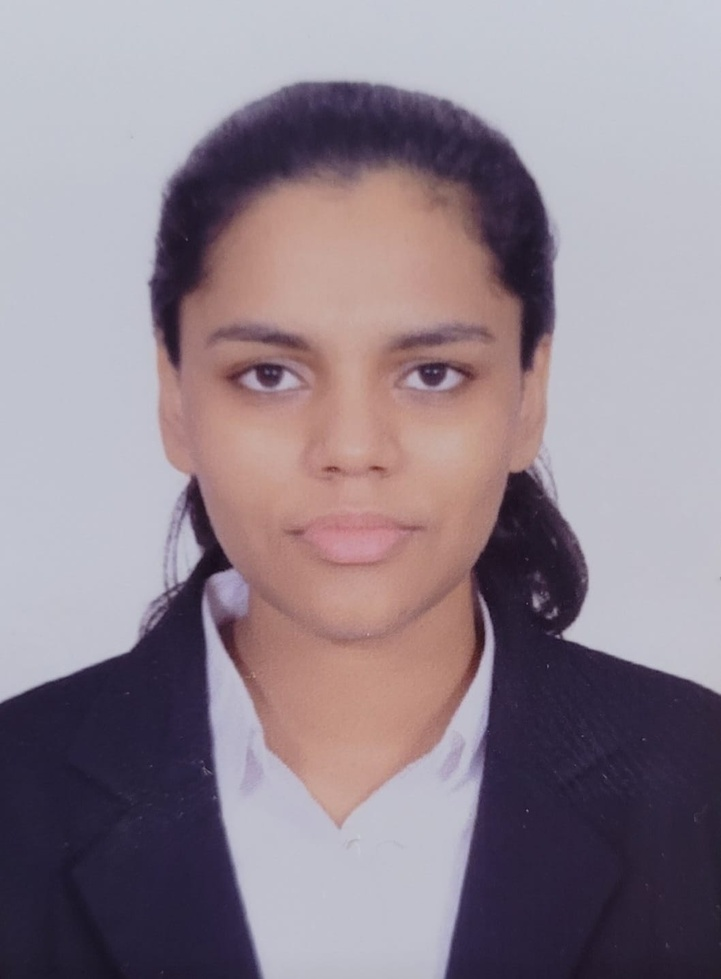
#> input picture Fall_2023/Project1/Part2/Project 1 Part 2 Download Sep 29, 2023 943 AM/298063-1939611 - Akanksha Ashokrao Bable - Sep 25, 2023 606 PM/Image.jpg, 721 x 979 px, shrunk from 1058 x 1438 before the run, given in place of image.png, which was not available
$ jupyter execute project.ipynb
#> lines starting #> are read from the running program, lines starting #| are printed output that depends on the picture; after the words box and inside, x2 and y2 are one past the last pixel; in counts of white or black regions, pixels touching at a corner belong together; pictures that were not available may be replaced by others from this repository, and a replacement may not be noted
[cell 1]
#packages to import
import cv2
import numpy as np
import matplotlib.pyplot as plt

#Loading the image using cv2
img = cv2.imread("C:\\Users\\18454\\Downloads\\image.png")
#> img is the input picture: shape (979, 721, 3); mean B, G, R 142, 131.7, 144.3
#RGB color space to the BGR color space.
print(img)
#> (printed output is left out)
img = cv2.cvtColor(img, cv2.COLOR_RGB2BGR)
#Displaying the image
plt.imshow(img)

[cell 2]
#BGR color space to the RGB color space.
img = cv2.cvtColor(img, cv2.COLOR_BGR2RGB)

#calculate the histogram of pixel intensities
hist = cv2.calcHist([img],[0],None,[256],[0,255])
#> hist = 256 values, max 55258 at index 207, min 0 at index 0, mean 2757.3

#line plot of the histogram with red color
plt.plot(hist, color='red')
#sets the x-axis limits of the plot
plt.xlim([0,255])

#histogram of pixel intensities
hist = cv2.calcHist([img],[1],None,[256],[0,255])
#> hist = 256 values, max 50475 at index 195, min 0 at index 0, mean 2757.3
#line plot of the histogram with green color
plt.plot(hist, color='green')
#sets the x-axis limits of the plot
plt.xlim([0,255])


hist = cv2.calcHist([img],[2],None,[256],[0,255])
#> hist = 256 values, max 84719 at index 193, min 0 at index 0, mean 2757.3
#creates a line plot of the histogram with blue color
plt.plot(hist, color='blue')
#sets the x-axis limits of the plot
plt.xlim([0,255])

#adding legend to the graph with location as upper left
plt.legend(('hue','saturation','value'), loc = 'upper left')
#Displaying the image
plt.show()
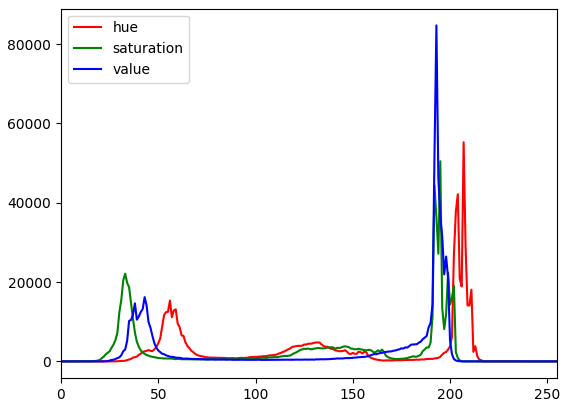
#> figure drawn by matplotlib, 1 panel; curve peaks at x = 207, y = 55258; curve peaks at x = 195, y = 50475; curve peaks at x = 193, y = 84719

[cell 3]
#function to adjust brightness and contrast
def adjust_brightness_contrast(image_array, alpha, beta):
    temp = image_array.astype('float32')
    temp *= alpha
    temp += beta
    temp = np.clip(temp, 0, 255)
    return temp.astype('uint8')

#Reading the image
img = cv2.imread("C:\\Users\\18454\\Downloads\\image.png")
#Converting image frim BGR to RGB colorspace
img = cv2.cvtColor(img, cv2.COLOR_BGR2RGB)

#specifying figure size
plt.figure(figsize=(10,10))
#creating a subplot within a grid of subplots
plt.subplot(2, 2, 1)
plt.imshow(img)
#Setting title of the image
plt.title('Original Image')

hist = cv2.calcHist([img],[0],None,[256],[0,255])
plt.subplot(2, 2, 2)
plt.plot(hist,color="red")
plt.xlim([0,255])
hist = cv2.calcHist([img],[1],None,[256],[0,255])
#> hist = 256 values, max 50475 at index 195, min 0 at index 0, mean 2757.3
plt.subplot(2, 2, 2)
plt.plot(hist,color="green")
plt.xlim([0,255])

hist = cv2.calcHist([img],[2],None,[256],[0,255])
#> hist = 256 values, max 55258 at index 207, min 0 at index 0, mean 2757.3
plt.subplot(2, 2, 2)
plt.plot(hist,color="blue")
plt.xlim([0,255])
plt.title('Histogram')

#adjust image by calling the function with the values passed as parameters
adjusted_img = adjust_brightness_contrast(img, .9, 5)
#> in adjust_brightness_contrast, `return temp.astype('uint8')`:
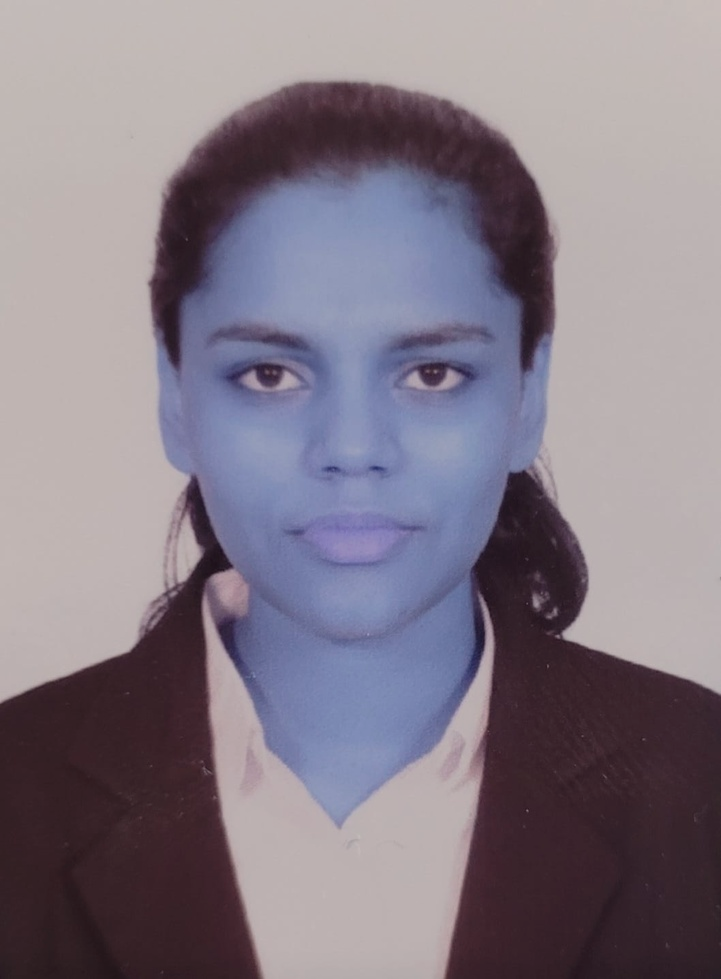
#> returned value: shape (979, 721, 3); mean of channels 0, 1, 2 134.4, 123, 132.4; drawn as B, G, R

#Plotting for adjusted image
plt.subplot(2, 2, 3)
plt.imshow(adjusted_img, vmin=0, vmax=255)
plt.title('Adjusted Image')

adjusted_hist = cv2.calcHist([adjusted_img],[0],None,[256],[0,255])
#> adjusted_hist = 256 values, max 84719 at index 178, min 0 at index 0, mean 2757.3
plt.subplot(2, 2, 4)
plt.plot(adjusted_hist,color="red")
plt.xlim([0,255])
adjusted_hist = cv2.calcHist([adjusted_img],[1],None,[256],[0,255])
#> adjusted_hist = 256 values, max 50475 at index 180, min 0 at index 0, mean 2757.3
plt.subplot(2, 2, 4)
plt.plot(adjusted_hist,color="green")
plt.xlim([0,255])

adjusted_hist = cv2.calcHist([adjusted_img],[2],None,[256],[0,255])
#> adjusted_hist = 256 values, max 55258 at index 191, min 0 at index 0, mean 2757.3
plt.subplot(2, 2, 4)
plt.plot(adjusted_hist,color="blue")
plt.xlim([0,255])
plt.title('Histogram')

plt.tight_layout()
#Displaying the image
plt.show()
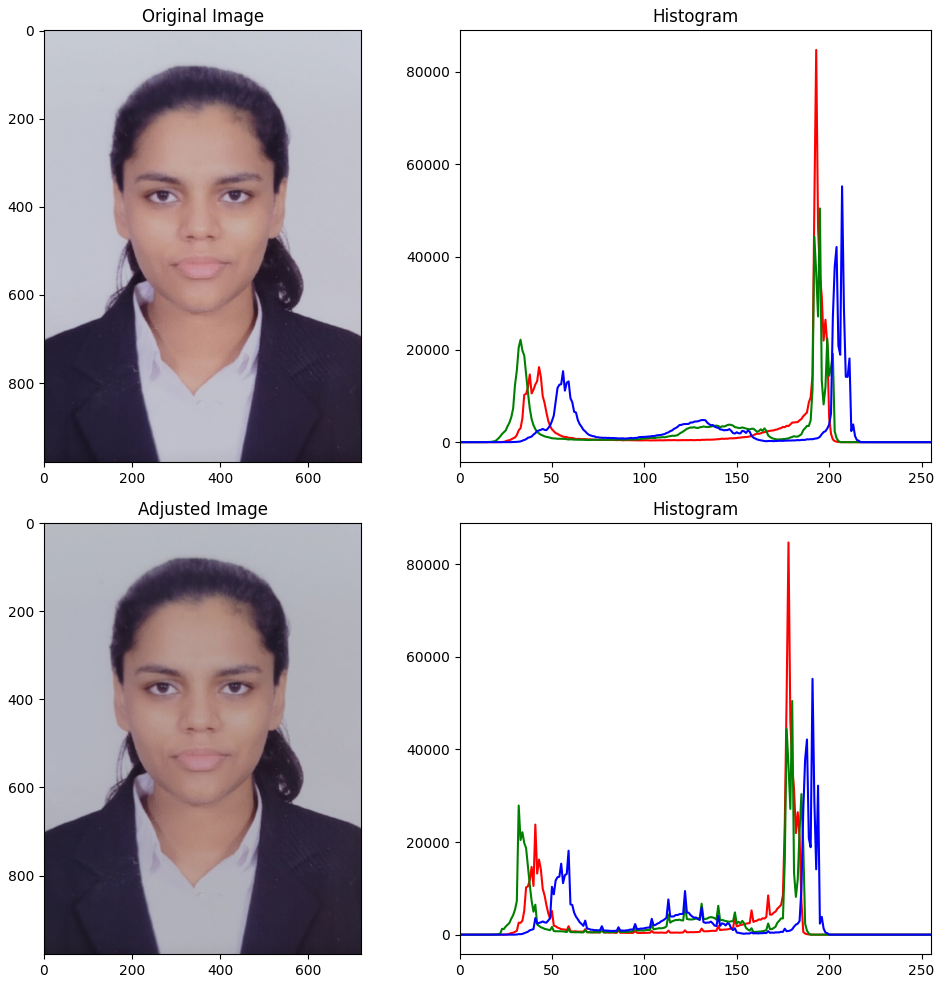
#> figure drawn by matplotlib, 4 panels; panel 2: curve peaks at x = 193, y = 84719; panel 2: curve peaks at x = 195, y = 50475; panel 2: curve peaks at x = 207, y = 55258; panel 4: curve peaks at x = 178, y = 84719

[cell 4]
# [6 lines of commented-out code are left out]
img = cv2.imread("C:\\Users\\18454\\Downloads\\image.png")
img = cv2.cvtColor(img, cv2.COLOR_BGR2RGB)
#Using slicing to mask the image
img_masked=img[20:150,180:300]
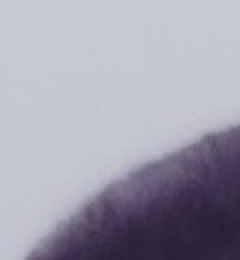
#> img_masked: shape (130, 120, 3) (shown 2 times larger); mean R, G, B 161.2, 160, 174
print(img_masked)
#> (printed output is left out)
#Displaying the image
plt.imshow(img_masked)

[cell 5]
#Converting Image from RGB to HSV
img_masked = cv2.cvtColor(img_masked, cv2.COLOR_RGB2HSV)
#> img_masked: shape (130, 120, 3); mean H, S, V 119.3, 33.3, 174

#Creating histogram for the masked image
#Hue
hist = cv2.calcHist([img_masked],[0],None,[256],[0,255])
#> hist = 256 values, max 7769 at index 113, min 0 at index 0, mean 60.94
# Add histogram to the plot.
plt.plot(hist, color='red')
# Limit the plot range on the x-axis
plt.xlim([0,255])

#saturation
hist = cv2.calcHist([img_masked],[1],None,[256],[0,255])
#> hist = 256 values, max 8012 at index 15, min 0 at index 0, mean 60.94
# Add histogram to the plot.
plt.plot(hist, color='green')
# Limit the plot range on the x-axis
plt.xlim([0,255])

#value
hist = cv2.calcHist([img_masked],[2],None,[256],[0,255])
#> hist = 256 values, max 3069 at index 208, min 0 at index 0, mean 60.94
# Add histogram to the plot.
plt.plot(hist, color='blue')
# Limit the plot range on the x-axis
plt.xlim([0,255])

plt.legend(('hue','saturation','value'), loc = 'upper left')
#Displaying the image
plt.show()
#> figure, not shown here; curve peaks at x = 113, y = 7769; curve peaks at x = 15, y = 8012; curve peaks at x = 208, y = 3069

[cell 6]
#how to Create an empty 2D array filled with zeros the same shape as our image
mask=np.zeros(img.shape[:2],np.uint8)
# and then now Set the masked to white
mask[20:150,180:300]=255
#later i show below how to Displaying the mask and Make sure you tell matplotlib that you it only contains gray values.
plt.imshow(mask,cmap="gray")
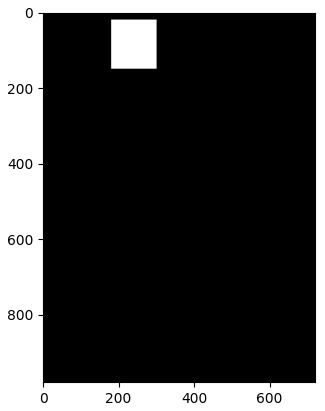
#> figure drawn by matplotlib, 1 panel

[cell 7]
img=cv2.imread("C:\\Users\\18454\\Downloads\\image.png")
# Convert our image to RGB
img=cv2.cvtColor(img,cv2.COLOR_BGR2RGB)
#Using Bitwise between two images and using Mask
img_masked=cv2.bitwise_and(img,img,mask=mask)
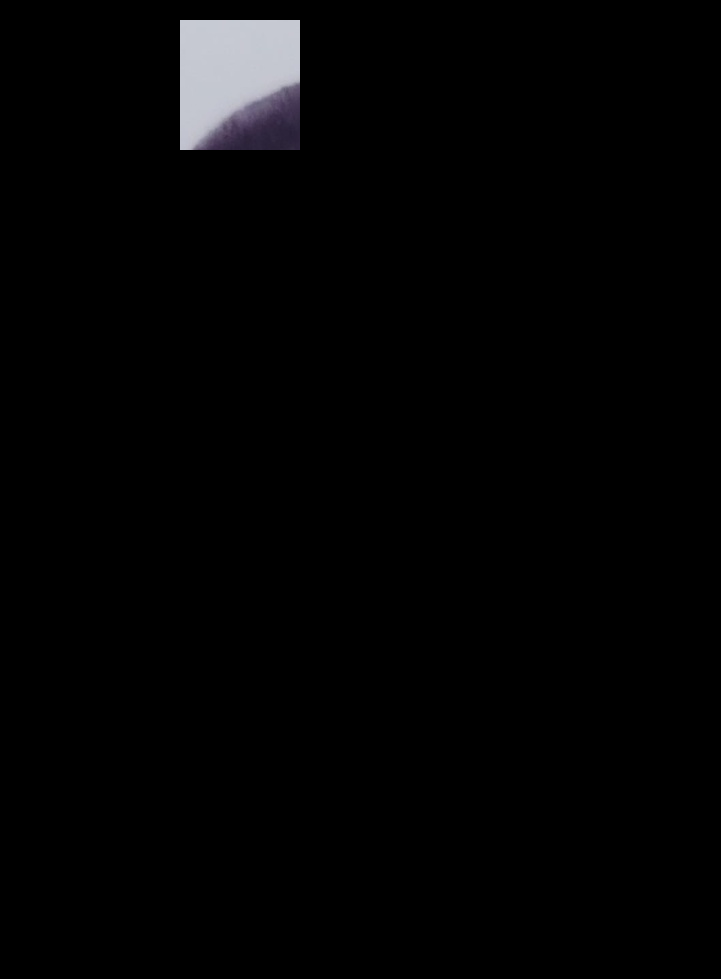
#> img_masked: shape (979, 721, 3); mean R, G, B 3.6, 3.5, 3.8
#Displaying the image
plt.imshow(img_masked)

[cell 8]
# Create a histogram of HSV values.
img = cv2.cvtColor(img, cv2.COLOR_RGB2HSV)
#> img: shape (979, 721, 3); mean H, S, V 101, 54.8, 153.9

# Hue
hist = cv2.calcHist([img],[0],mask,[256],[0,255])
#> hist = 256 values, max 7769 at index 113, min 0 at index 0, mean 60.94
# Add histogram to the plot.
plt.plot(hist, color='red')
# Limit the plot range on the x-axis
plt.xlim([0,255])

# Saturation
hist = cv2.calcHist([img],[1],mask,[256],[0,255])
#> hist = 256 values, max 8012 at index 15, min 0 at index 0, mean 60.94
# Add histogram to the plot.
plt.plot(hist, color='green')
# Limit the plot range on the x-axis
plt.xlim([0,255])

# Value
hist = cv2.calcHist([img],[2],mask,[256],[0,255])
#> hist = 256 values, max 3069 at index 208, min 0 at index 0, mean 60.94
# Add histogram to the plot.
plt.plot(hist, color='blue')
# Limit the plot range on the x-axis
plt.xlim([0,255])
#> figure, not shown here; curve peaks at x = 113, y = 7769; curve peaks at x = 15, y = 8012; curve peaks at x = 208, y = 3069

[cell 9]
img=cv2.imread("C:\\Users\\18454\\Downloads\\image.png")
#Convert to RGB from BGR
img=cv2.cvtColor(img,cv2.COLOR_BGR2RGB)
#Convert to HSV from RGB
img_hsv=cv2.cvtColor(img, cv2.COLOR_RGB2HSV)
#Minimum HSV values
min_HSV = np.array([0,40,140], np.uint8)
#Maximum HSV values
max_HSV = np.array([30,150,255], np.uint8)

#creating a binary mask that isolates a specific range of colors in an image in the HSV (Hue, Saturation, Value) color space
skin_Area = cv2.inRange(img_hsv, min_HSV, max_HSV)
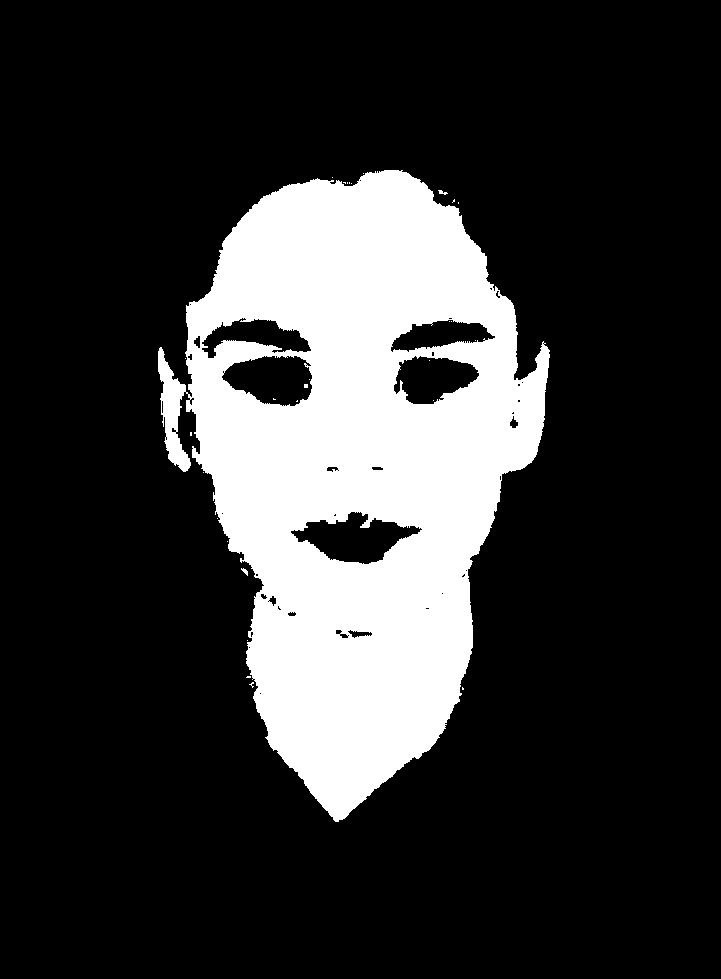
#> skin_Area: shape (979, 721); 20.3% white; 29 white regions (26 under 20 px), largest, box (x1, y1, x2, y2) and area: (158, 170, 550, 822) 143371, (241, 568, 248, 576) 27, (438, 190, 448, 195) 26

#using bitwise AND operation between two images and using mask
skin_HSV = cv2.bitwise_and(img_hsv, img_hsv, mask=skin_Area)
#> skin_HSV: shape (979, 721, 3); mean H, S, V 1, 14.8, 37.2
#Conerting from HSV to RGB
skin_HSV = cv2.cvtColor(skin_HSV, cv2.COLOR_HSV2RGB)
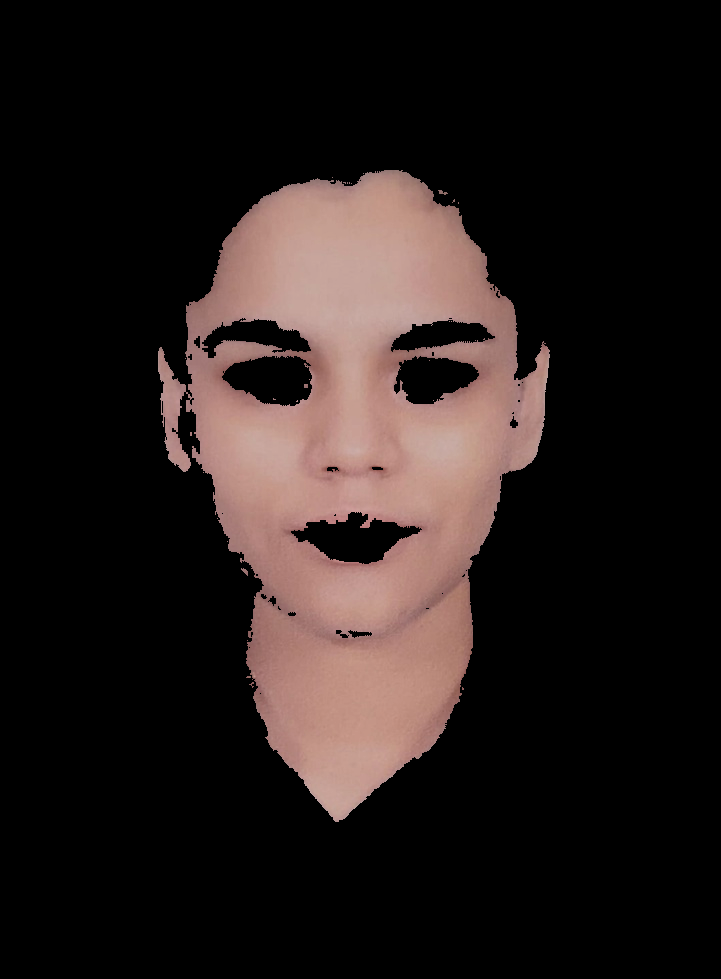
#> skin_HSV: shape (979, 721, 3); mean R, G, B 37.2, 28.4, 26.5
#plotting the segmented image
plt.imshow(skin_HSV)
